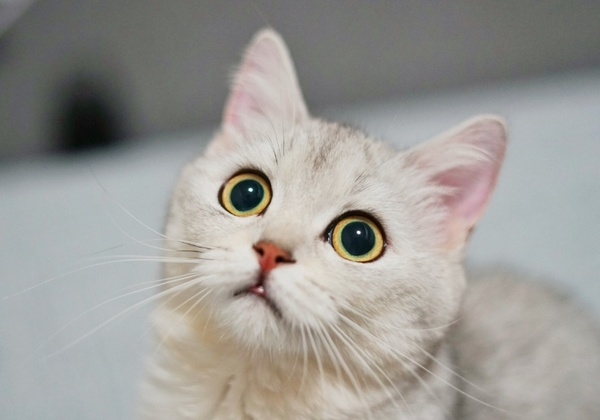
#> input picture old_pictures/cat.jpg, 600 x 420 px, shrunk from 792 x 555 before the run; its folder holds 3 pictures in this run
$ python picture.py
#> lines starting #> are read from the running program, lines starting #| are printed output that depends on the picture
from PIL import Image
import os

for file in os.listdir("old_pictures"):
	img = Image.open(os.path.join("old_pictures", file)) #file path
#> img is the input picture: PIL image 600x420 RGB; mean R, G, B 156.4, 154.5, 150.2
	img = img.convert('L') # convert to L (Grayscale)
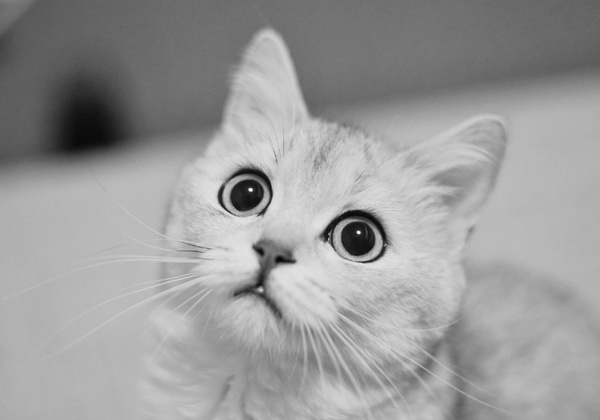
#> img: PIL image 600x420 L; min 7, max 253, mean 154.6
	img.save(os.path.join("new_pictures", file[:-4] + "_grey.jpg"))#file path
#> pass 2 of the loop `for file in os.listdir("old_pictures"):`:
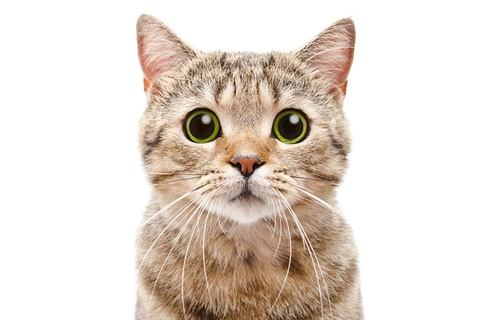
#> input picture old_pictures/cat2.jpg, 477 x 320 px, shrunk from 630 x 422 before the run
#> img is the input picture: PIL image 477x320 RGB; mean R, G, B 227.7, 217.3, 208.3
#> `img = img.convert('L')`:
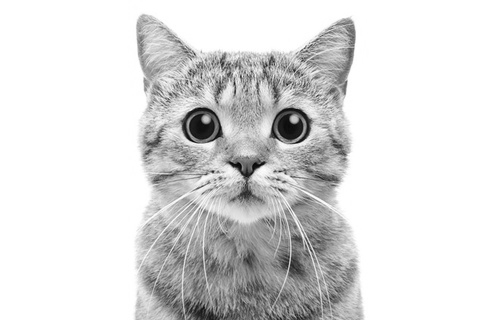
#> img: PIL image 477x320 L; min 4, max 255, mean 219.4
#> pass 3 of the loop `for file in os.listdir("old_pictures"):`:
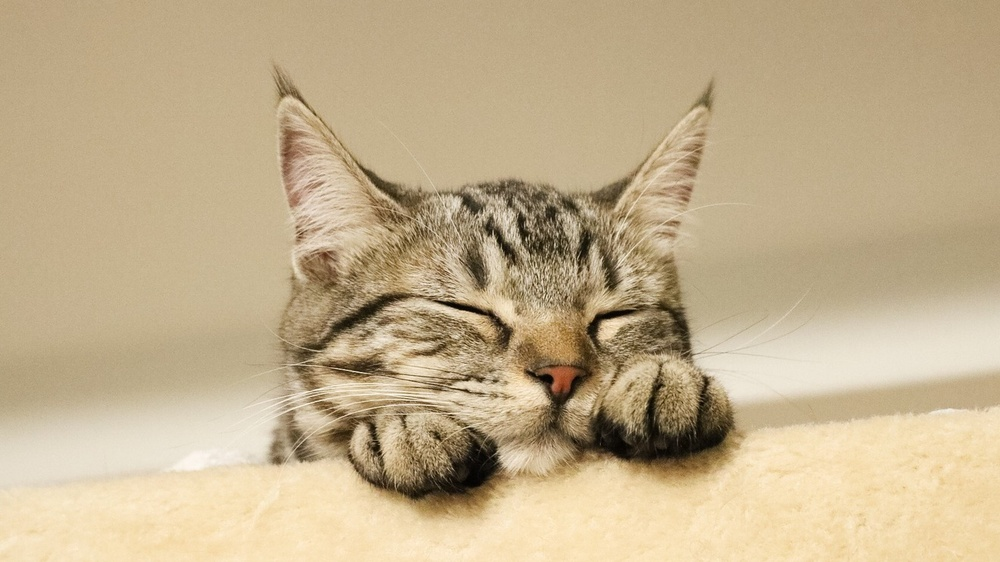
#> input picture old_pictures/cat3.jpg, 1000 x 562 px, shrunk from 1320 x 742 before the run
#> img is the input picture: PIL image 1000x562 RGB; mean R, G, B 194.6, 175.5, 141.1
#> `img = img.convert('L')`:
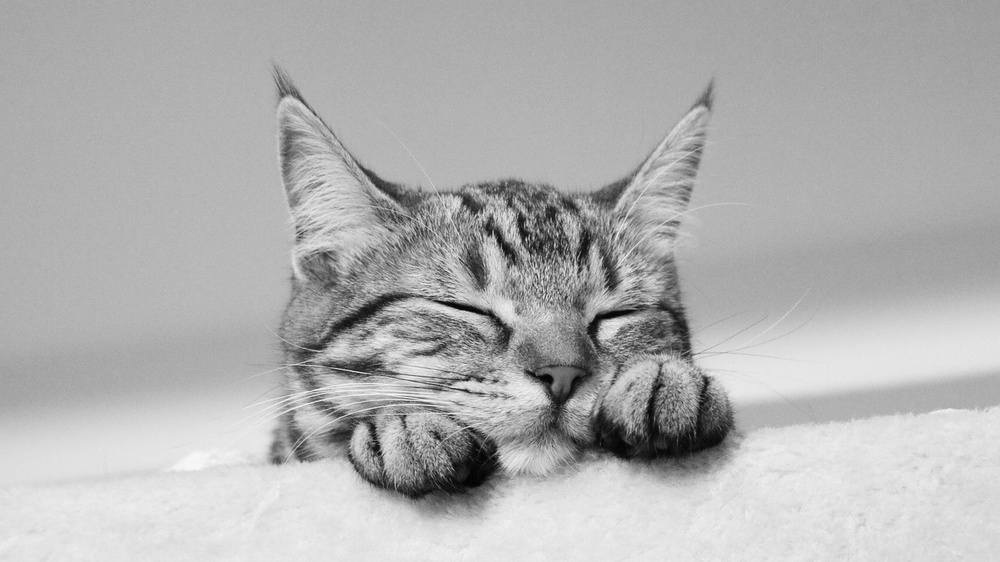
#> img: PIL image 1000x562 L; min 1, max 252, mean 177.3
